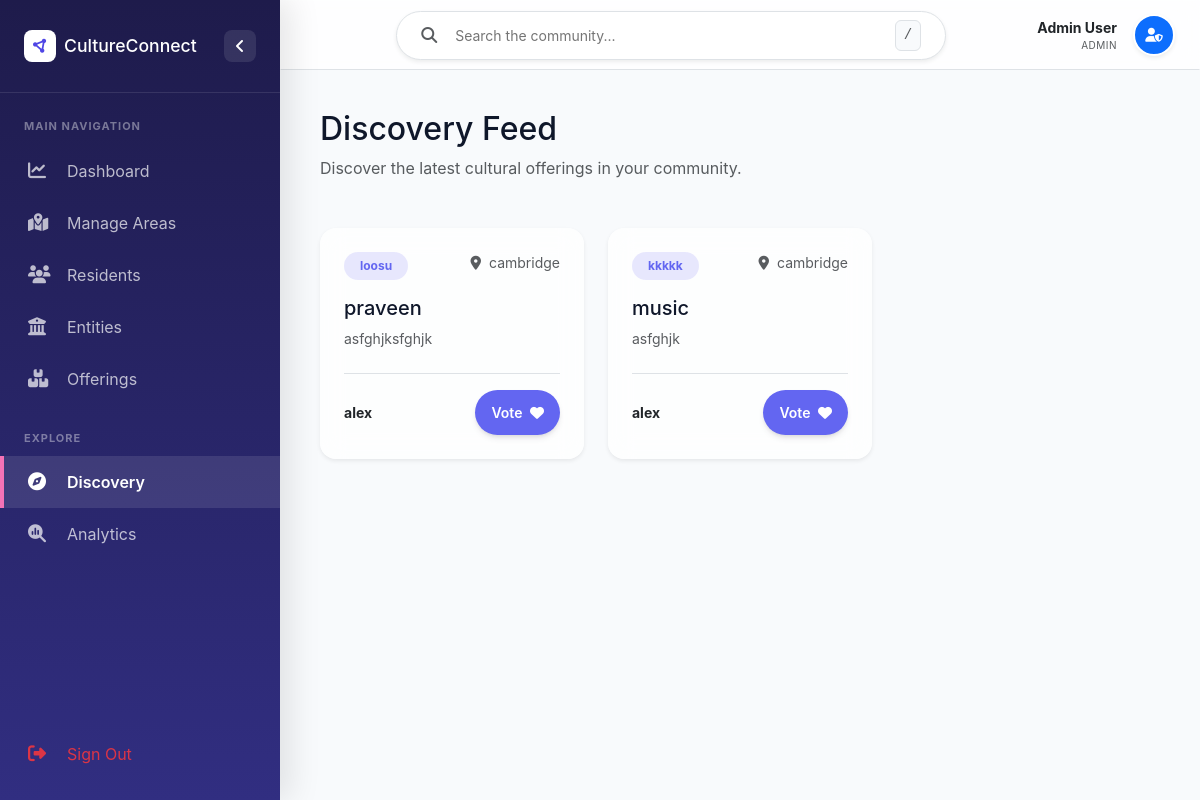
The page /Cultureconnect/discovery.php (signed in) on the database its author committed.
### tables this page shows
CREATE TABLE `products` (
  `id` int(11) NOT NULL,
  `product_name` varchar(150) NOT NULL,
  `category` varchar(100) NOT NULL,
  `type` enum('Product','Service') NOT NULL,
  `company_id` int(11) DEFAULT NULL,
  `description` text DEFAULT NULL,
  `created_at` timestamp NOT NULL DEFAULT current_timestamp()
);

CREATE TABLE `areas` (
  `id` int(11) NOT NULL,
  `area_name` varchar(100) NOT NULL,
  `created_at` timestamp NOT NULL DEFAULT current_timestamp()
);

CREATE TABLE `companies` (
  `id` int(11) NOT NULL,
  `company_name` varchar(150) NOT NULL,
  `description` text DEFAULT NULL,
  `area_id` int(11) DEFAULT NULL,
  `created_at` timestamp NOT NULL DEFAULT current_timestamp()
);

### Cultureconnect/discovery.php (the view, shortened to what this page needs)
<?php
include 'includes/header.php';
?>
<div class="mb-5">
    <h2 class="fw-800">Discovery Feed</h2>
    <p class="text-muted">Discover the latest cultural offerings in your community.</p>
</div>
<div class="row g-4">
    <?php
    $result = $conn->query("
        SELECT products.*, companies.company_name, areas.area_name
        FROM products
        JOIN companies ON products.company_id = companies.id
        JOIN areas ON companies.area_id = areas.id
        ORDER BY RAND() LIMIT 12
    ");
    while($row = $result->fetch_assoc()): ?>
    <div class="col-md-4">
        <div class="glass p-0 rounded-4 overflow-hidden hover-lift h-100 border-0 shadow-sm">
            <div class="p-4">
                <div class="d-flex justify-content-between align-items-start mb-3">
                    <span class="badge bg-indigo-soft text-indigo px-3 py-2 rounded-pill small"><?php echo $row['category']; ?></span>
                    <div class="text-muted small"><i class="fas fa-map-marker-alt me-1"></i> <?php echo $row['area_name']; ?></div>
                </div>
                <h5 class="fw-800 mb-2"><?php echo $row['product_name']; ?></h5>
                <p class="small text-muted mb-4"><?php echo $row['description']; ?></p>
                <div class="pt-3 border-top d-flex justify-content-between align-items-center">
                    <div class="small fw-bold text-dark"><?php echo $row['company_name']; ?></div>
                    <button class="btn btn-purple btn-sm px-3 rounded-pill">Vote <i class="fas fa-heart ms-1"></i></button>
                </div>
            </div>
        </div>
    </div>
    <?php endwhile; ?>
</div>
<?php include 'includes/footer.php'; ?>

### Cultureconnect/assets/css/style.css (style rules this page uses)
:root { --primary: #6366f1; --primary-light: #818cf8; --primary-dark: #4f46e5; --secondary: #ec4899; --secondary-light: #f472b6; --background: #f8fafc; --surface: #ffffff; --surface-glass: rgba(255, 255, 255, 0.75); --text-main: #0f172a; --text-muted: #64748b; --text-inverse: #ffffff; --border: #e2e8f0; --success: #10b981; --warning: #f59e0b; --danger: #ef4444; --radius-sm: 8px; --radius-md: 14px; --radius-lg: 24px; --radius-full: 9999px; --shadow-sm: 0 1px 3px 0 rgb(0 0 0 / 0.1), 0 1px 2px -1px rgb(0 0 0 / 0.1); --shadow-md: 0 4px 6px -1px rgb(0 0 0 / 0.1), 0 2px 4px -2px rgb(0 0 0 / 0.1); --shadow-lg: 0 10px 15px -3px rgb(0 0 0 / 0.1), 0 4px 6px -4px rgb(0 0 0 / 0.1); --shadow-xl: 0 20px 25px -5px rgb(0 0 0 / 0.1), 0 8px 10px -6px rgb(0 0 0 / 0.1); --shadow-2xl: 0 25px 50px -12px rgb(0 0 0 / 0.25); --emerald: #10b981; --emerald-soft: rgba(16, 185, 129, 0.1); --rose: #f43f5e; --rose-soft: rgba(244, 63, 94, 0.1); --pink: #ec4899; --pink-soft: rgba(236, 72, 153, 0.1); --sidebar-width: 280px; }
body { margin: 0; padding: 0; font-family: 'Outfit', 'Inter', sans-serif; background: var(--background); color: var(--text-main); overflow-x: hidden; line-height: 1.5; }
.hover-lift { transition: all 0.3s cubic-bezier(0.34, 1.56, 0.64, 1); }
.glass { background: var(--surface-glass); backdrop-filter: blur(12px); -webkit-backdrop-filter: blur(12px); border: 1px solid rgba(255, 255, 255, 0.3); }
.btn-purple { background: var(--primary); color: white; border: none; border-radius: var(--radius-md); padding: 12px 24px; font-weight: 600; transition: all 0.3s cubic-bezier(0.4, 0, 0.2, 1); box-shadow: var(--shadow-md); }
.bg-indigo-soft { background-color: rgba(99, 102, 241, 0.1); }
.text-indigo { color: var(--primary); }
.bg-indigo-soft { background-color: rgba(99, 102, 241, 0.15); }

### rows shown on the page
products: category "loosu", areas.area_name "cambridge", product_name "praveen", description "asfghjksfghjk", company.company_name "alex"
products: category "kkkkk", areas.area_name "cambridge", product_name "music", description "asfghjk", company.company_name "alex"

### other values the page prints
$_SESSION['full_name'] "Admin User"
$_SESSION['role'] "ADMIN"
